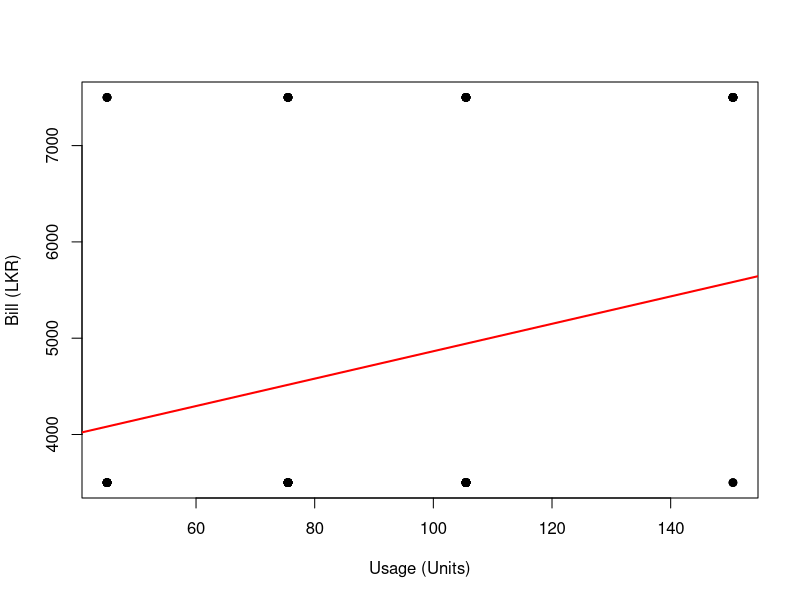

The R source for this figure:
df <- read.csv("Shift to Solar Power in Colombo and Gampaha (2022-2024).csv")

clean <- function(x) {
  y <- gsub("Rs\\.?\\s*", "", x)
  y <- gsub(",", "", y)
  y <- gsub("–", "-", y)
  y <- trimws(y)
  if (grepl("-", y)) {
    p <- strsplit(y, "-", fixed = TRUE)[[1]]
    mean(as.numeric(trimws(p)))
  } else {
    as.numeric(y)
  }
}

df$BillMid <- sapply(df$Average.Monthly.Electricity.Bill..in.LKR., clean)
df$UsageMid <- sapply(df$Average.Monthly.Electricity.Usage..in.Units., clean)

dat <- na.omit(df[, c("BillMid", "UsageMid")])

cor.test(dat$UsageMid, dat$BillMid)

fit <- lm(BillMid ~ UsageMid, data = dat)
summary(fit)

plot(dat$UsageMid, dat$BillMid, pch = 19,
     xlab = "Usage (Units)", ylab = "Bill (LKR)")
abline(fit, col = "red", lwd = 2)
